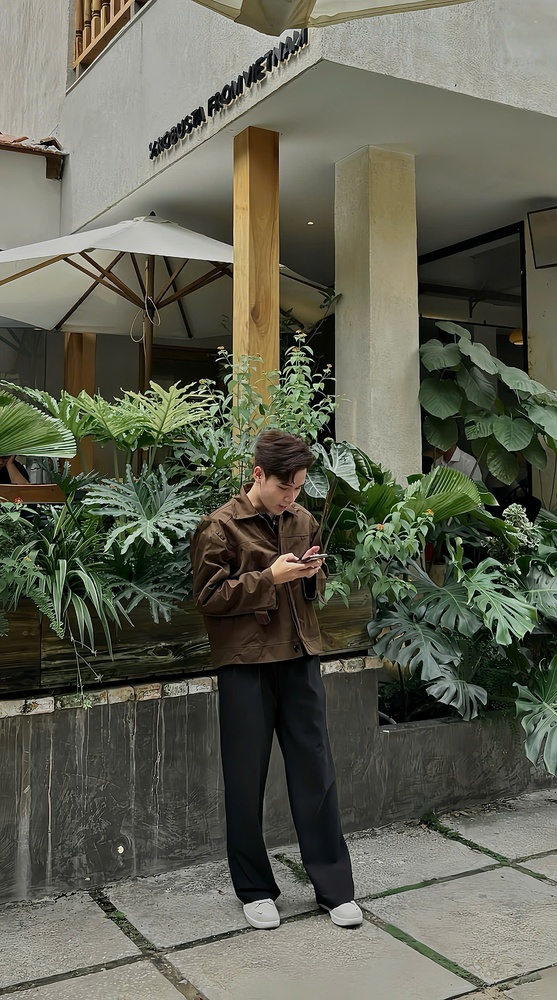
#> input picture Histogram Shifting/hi.jpg, 557 x 1000 px, shrunk from 1426 x 2560 before the run
$ jupyter execute --allow-errors hs.ipynb
#> lines starting #> are read from the running program, lines starting #| are printed output that depends on the picture; after the words box and inside, x2 and y2 are one past the last pixel; in counts of white or black regions, pixels touching at a corner belong together
# Import thư viện

[cell 1]
import numpy as np
import cv2
import matplotlib.pyplot as plt

# Upload ảnh và chuyển thành grayscale

[cell 2]
image_filename = "hi.jpg"
original_img = cv2.imread(image_filename, cv2.IMREAD_GRAYSCALE)
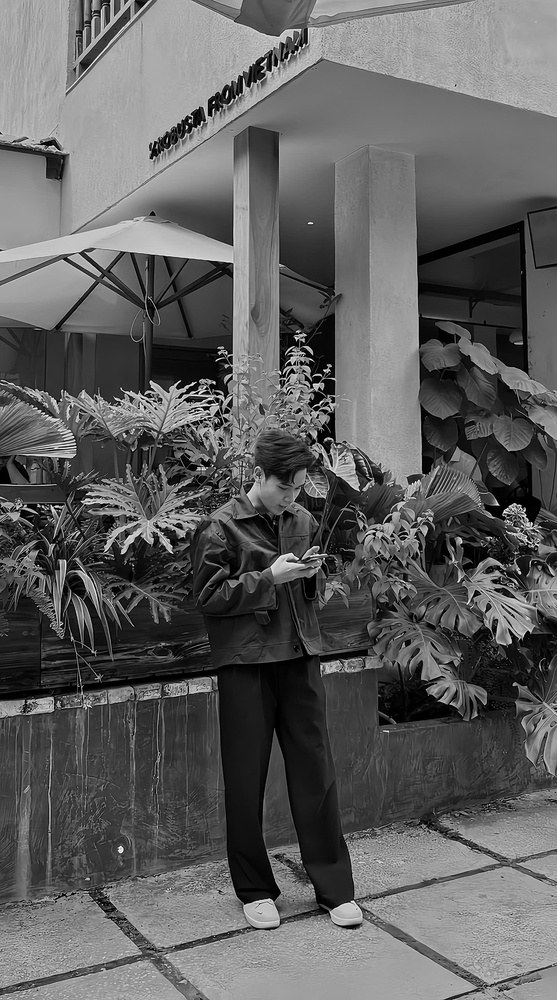
#> original_img: shape (1000, 557); min 0, max 255, mean 95.6

if original_img is None:
    raise ValueError("Không đọc được ảnh!")

height, width = original_img.shape
#> height = 1000; width = 557
print(f"Kích thước ảnh: {height} x {width}")
#| Kích thước ảnh: 1000 x 557

# Hiển thị ảnh gốc ngay lập tức
plt.figure(figsize=(7, 7))
plt.imshow(original_img, cmap='gray')
plt.title("1. Ảnh gốc đã grayscale")
plt.axis('off')
plt.show()

# Tính peak, zero của histogram ban đầu

[cell 3]
def compute_hist(img):
    return np.bincount(img.flatten(), minlength=256)

def find_optimal_zero(hist, peak):
    """Tìm zero point (bin có freq thấp nhất) ở hai bên peak"""
    # Validate peak
    if peak < 0 or peak >= 256:
        raise ValueError(f"Invalid peak: {peak}")

    # Tìm 2 bin có tần suất thấp nhất ở mỗi bên
    left_candidates = [(i, hist[i]) for i in range(peak) if i != peak]
    right_candidates = [(i, hist[i]) for i in range(peak + 1, 256)]

    min_left = min(left_candidates, key=lambda x: x[1]) if left_candidates else None
    min_right = min(right_candidates, key=lambda x: x[1]) if right_candidates else None

    # Chọn gần nhất với peak
    if min_left and min_right:
        dist_left = abs(peak - min_left[0])
        dist_right = abs(min_right[0] - peak)
        zero = min_left[0] if dist_left <= dist_right else min_right[0]
    else:
        zero = min_left[0] if min_left else min_right[0]

    # Validation
    if zero == peak:
        raise ValueError(f"Zero equals peak: {zero}!")

    if abs(zero - peak) <= 1:
        print(f"⚠️ WARNING: distance={abs(zero-peak)} (ghép sát), capacity có thể thấp")

    return zero
hist = compute_hist(original_img)
#> hist = 256 values, max 5353 at index 167, min 0 at index 253, mean 2175.8
peak = np.argmax(hist)
#> peak = 167
zero = find_optimal_zero(hist, peak)
#> in find_optimal_zero, `left_candidates = [(i, hist[i]) for i in range(peak) if i != peak]`: left_candidates = 167 pairs, first value 0 to 166, second value 1783 to 5349
#> in find_optimal_zero, `right_candidates = [(i, hist[i]) for i in range(peak + 1, 256)]`: right_candidates = 88 pairs, first value 168 to 255, second value 0 to 5262
#> in find_optimal_zero, `min_left = min(left_candidates, key=lambda x: x[1]) if left_candidates..`: min_left = (91, 1783)
#> in find_optimal_zero, `min_right = min(right_candidates, key=lambda x: x[1]) if right_candida..`: min_right = (253, 0)
#> in find_optimal_zero, `dist_left = abs(peak - min_left[0])`: dist_left = 76
#> in find_optimal_zero, `dist_right = abs(min_right[0] - peak)`: dist_right = 86
#> in find_optimal_zero, `zero = min_left[0] if dist_left <= dist_right else min_right[0]`: zero = 91
#> zero = 91

print(f"Peak: {peak}, Zero: {zero}")
#| Peak: 167, Zero: 91
print(hist[160:170])
#| [5180 5207 5343 5349 5134 5052 5256 5353 5262 5083]

# Dịch chuyển Histogram

[cell 4]
shifted = original_img.copy().astype(np.int32)

if abs(peak - zero) <= 1:
    print(f"⚠️ Distance <=1, không thể dịch chuyển. Capacity = 0")
    # Không dịch, capacity sẽ =0
else:
    min_val = min(peak, zero)
#> min_val = 91
    max_val = max(peak, zero)
#> max_val = 167

    mask = (shifted > min_val) & (shifted < max_val)
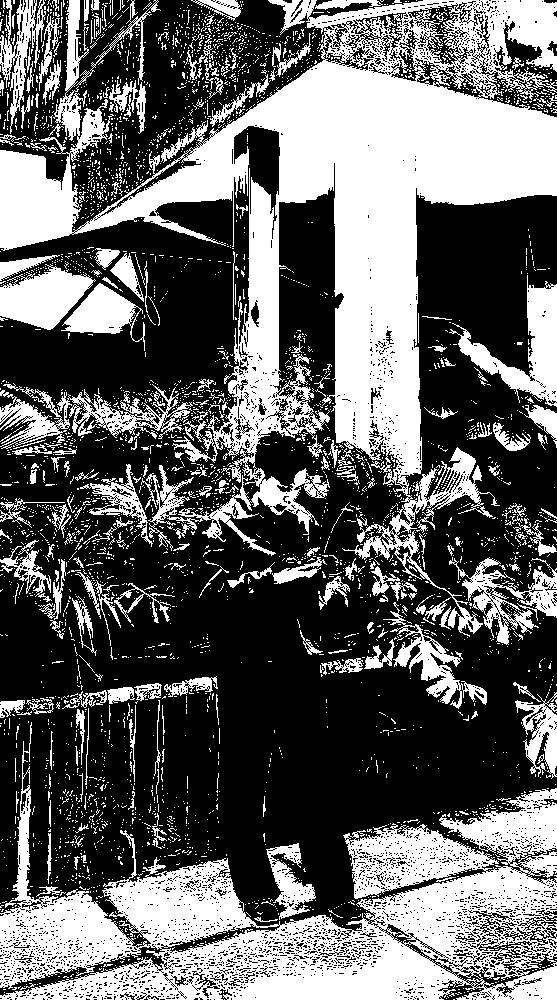
#> mask: shape (1000, 557) bool; 39.3% white; 3655 white regions (3424 under 20 px), largest, box (x1, y1, x2, y2) and area: (0, 0, 557, 637) 100833, (0, 722, 557, 1000) 59292, (449, 275, 557, 407) 4509
    if zero > peak:
        shifted[mask] += 1
    else:
        shifted[mask] -= 1

hist_original = compute_hist(original_img)
#> hist_original has the same summary as hist
hist_shifted = compute_hist(shifted)
#> hist_shifted = 256 values, max 5353 at index 167, min 0 at index 166, mean 2175.8
print(hist_shifted[160:170])
#| [5207 5343 5349 5134 5052 5256    0 5353 5262 5083]

# Nhúng dữ liệu vào Peak

[cell 5]
secret_string = "Data hiding is the art and science of embedding information into a cover medium in a way that the existence of the information is hidden. This technique is widely used in digital watermarking, steganography, and secure communications. Unlike encryption, which protects the content of a message, data hiding protects the very act of communication. One of the most important branches of this field is Reversible Data Hiding (RDH). In RDH, the original cover image can be perfectly recovered after the hidden data has been extracted. This is crucial for sensitive applications such as medical imaging and legal documentation, where any permanent distortion to the original file is unacceptable.Two popular techniques in RDH are Histogram Shifting and Difference Expansion. Histogram Shifting works by identifying the peak and zero points of an image's pixel intensity distribution. By shifting the pixels between these points, a gap is created to store secret bits. On the other hand, Difference Expansion utilizes the redundancy between neighboring pixels. By expanding the difference between two adjacent pixels, additional space is created to embed data. Both methods aim to achieve high embedding capacity while maintaining high visual quality, measured by metrics like PSNR and SSIM.As digital technology continues to evolve, the demand for secure and invisible data transmission grows. Researchers are constantly developing new algorithms to increase the amount of information that can be hidden without leaving any noticeable traces. The balance between capacity, imperceptibility, and robustness remains the core challenge in this fascinating field of study."

# chuyển từng ký tự sang 8-bit binary
secret_bits = []

for char in secret_string:
    binary = format(ord(char), '08b')   # ví dụ 'H' -> 01001000
    secret_bits.extend([int(b) for b in binary])
num_bits = len(secret_bits)
available_capacity = np.sum(shifted == peak)
#> available_capacity = 5353

#> (the rest of this cell did not finish here and is left out)
